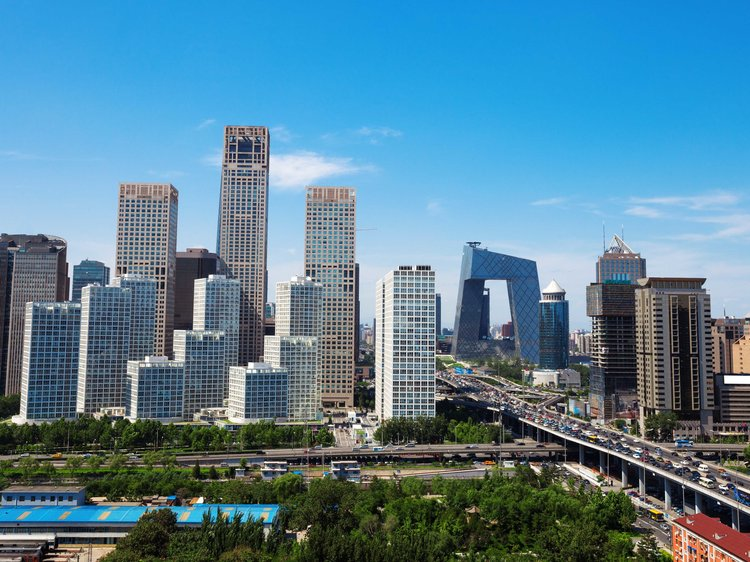
#> input picture taller2/build.jpg, 750 x 562 px
$ python punto2.py   (older library calls are emulated)
#> lines starting #> are read from the running program, lines starting #| are printed output that depends on the picture
### taller2/funciones.py
# -*- coding: utf-8 -*-
"""
Created on Tue Aug 28 16:39:39 2018

@author: Manuel Andres Sanchez Muñoz

Funciones

"""
import numpy as np
import scipy.signal as sg
import math

# [94 lines left out: functions my_gamma, grayWhite, grayBlack, my_hist, my_equal, rgb2ycbcr and 6 more, not called in this run]

def my_gradient(im):
    mask_dx = np.array([(-1,-2,-1),(0,0,0),(1,2,1)])
    mask_dy = np.array([(-1,0,1),(-2,0,2),(-1,0,1)])
    Im_dx = sg.convolve2d(im,mask_dx)
    Im_dy = sg.convolve2d(im,mask_dy)
    Im_grad = np.abs(Im_dx)+np.abs(Im_dy)
    return (Im_grad, Im_dy, Im_dx)

def my_laplace_4_vecinos(im):
    mask_dx = np.array([(0,-1,0),(-1,5,-1),(0,-1,0)])
    Im_dx = sg.convolve2d(im,mask_dx)
    imageReturn = np.uint8(255*Im_dx/Im_dx.max())
    return (imageReturn)

def my_laplace_8_vecinos(im):
    mask_dx = np.array([(-1,-1,-1),(-1,9,-1),(-1,-1,-1)])
    Im_dx = sg.convolve2d(im,mask_dx)
    imageReturn = np.uint8(255*Im_dx/Im_dx.max())
    return (imageReturn)

def my_rgb2cmy(im):
    CMY = 255-im
    return CMY

def my_cmy2rgb(im):
    RGB = 255-im
    return RGB

# [71 lines left out: functions my_mseRGB, my_threshold, rgb2hsi, hsi2rgb, not called in this run]


### taller2/punto2.py
# -*- coding: utf-8 -*-
"""
Created on Sun Sep 23 16:17:12 2018

@author: Manuel Andres Sanchez Muñoz

Punto 2

A. En la imagen build.jpg, calcule las diferencias parciales usando filtros
Sobel. Luego, calcule el gradiente y Laplaciano. Incluir en el informe:

(i) las imágenes
(ii) analizar las diferencias en los resultados.
"""

import numpy as np
from PIL import Image
import matplotlib.pyplot as plt
import funciones as fun

Im_g = Image.open('build.jpg').convert('L')
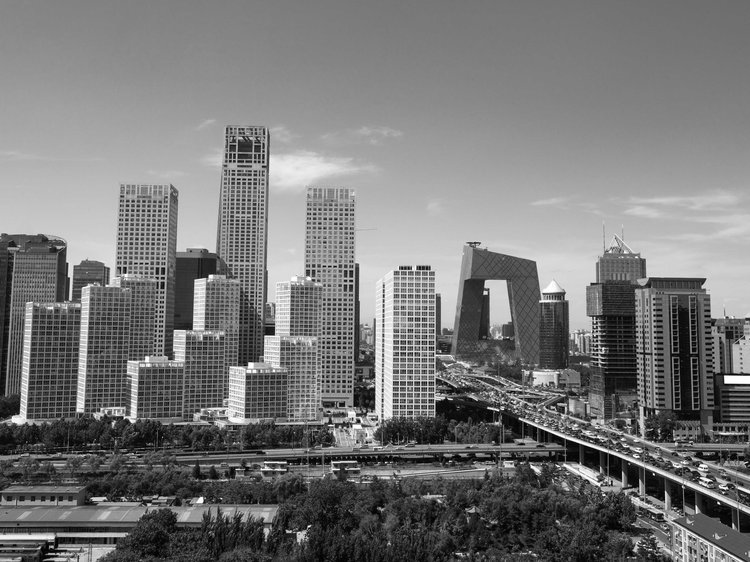
#> Im_g: PIL image 750x562 L; min 0, max 255, mean 119.9
Im_ga = np.array(Im_g)
plt.gray()
plt.imshow(Im_ga)
plt.title("Imagen Original")

[Ig, Ix, Iy] = fun.my_gradient(Im_ga)
#> in my_gradient, `Im_dy = sg.convolve2d(im,mask_dy)`:
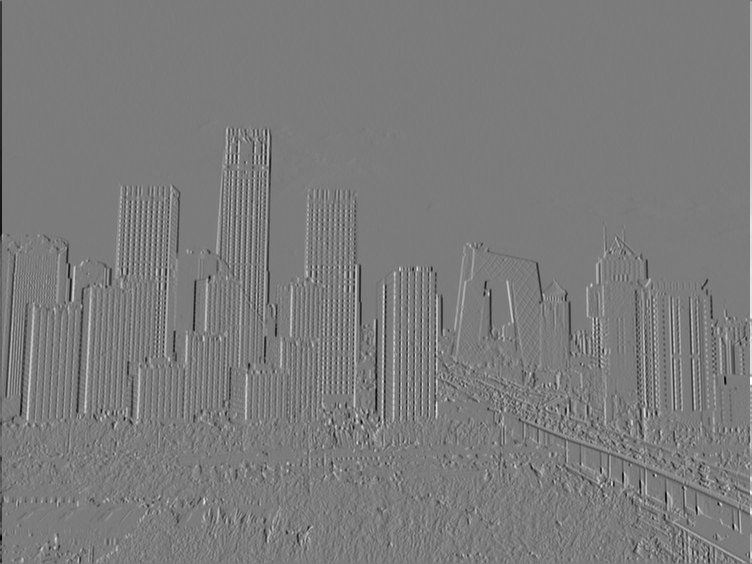
#> Im_dy: shape (564, 752) int64; min -960, max 1016, mean 0; drawn with min black and max white
#> in my_gradient, `Im_grad = np.abs(Im_dx)+np.abs(Im_dy)`:
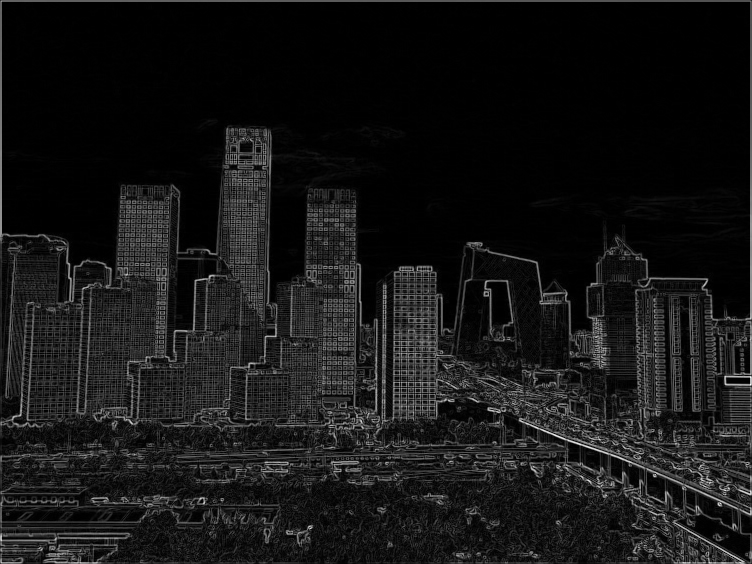
#> Im_grad: shape (564, 752) int64; min 0, max 1382, mean 122.1; drawn with min black and max white
plt.figure()
plt.gray()
plt.imshow(Ig)
plt.title("Gradiente")

Im_g = Image.open('moon.jpg').convert('L')
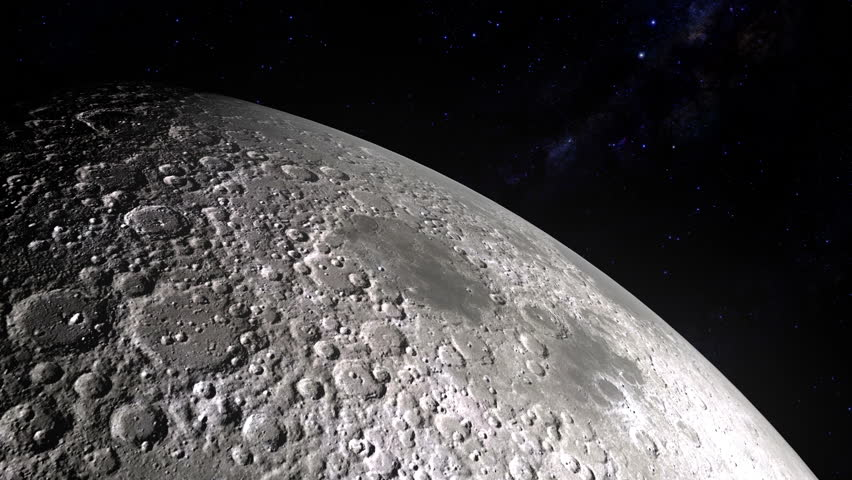
#> input picture taller2/moon.jpg, 852 x 480 px
#> Im_g: PIL image 852x480 L
Im_ga = np.array(Im_g)
plt.figure()
plt.gray()
plt.imshow(Im_ga)
plt.title("Imagen en escala de grises")

Imla4vec = fun.my_laplace_4_vecinos(Im_ga)
#> in my_laplace_4_vecinos, `Im_dx = sg.convolve2d(im,mask_dx)`:
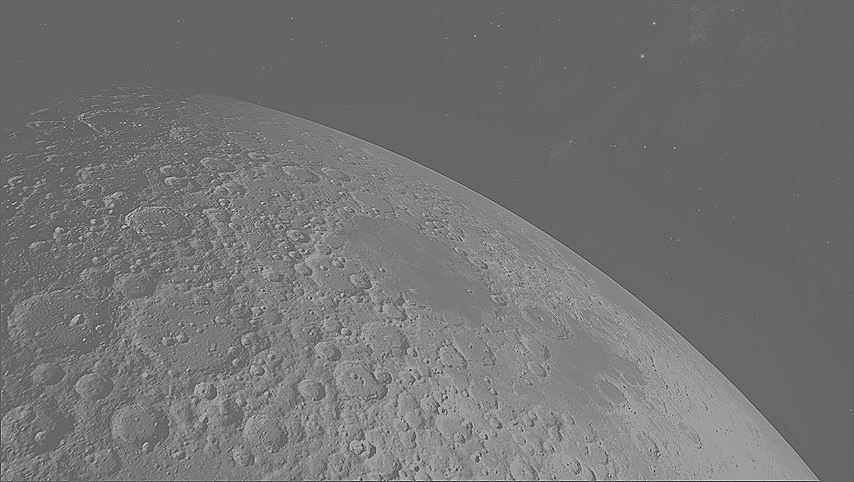
#> Im_dx: shape (482, 854) int64; min -456, max 696, mean 68; drawn with min black and max white
#> in my_laplace_4_vecinos, `imageReturn = np.uint8(255*Im_dx/Im_dx.max())`:
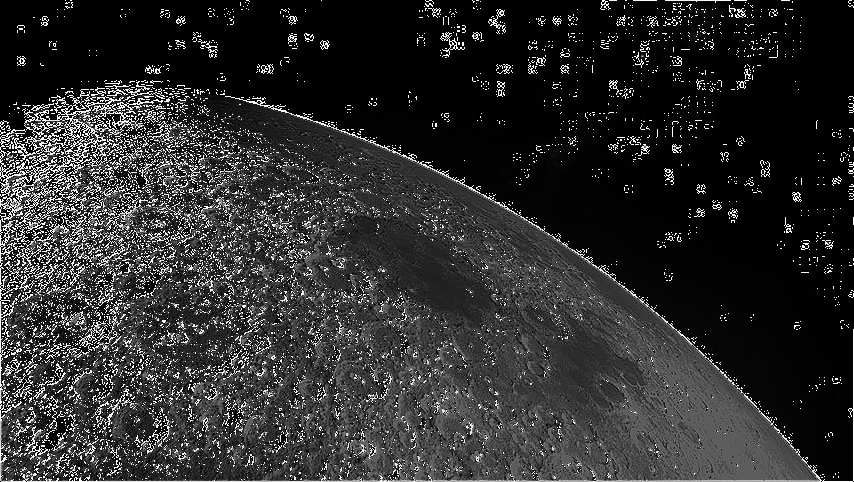
#> imageReturn: shape (482, 854); min 0, max 255, mean 45.8
Im_lap_mos4vec = np.uint8(Imla4vec)
plt.figure()
plt.gray()
plt.imshow(Im_lap_mos4vec)
plt.title("Filtro Laplaciano con 4 vecinos")

Imla8vec = fun.my_laplace_8_vecinos(Im_ga)
#> in my_laplace_8_vecinos, `imageReturn = np.uint8(255*Im_dx/Im_dx.max())`:
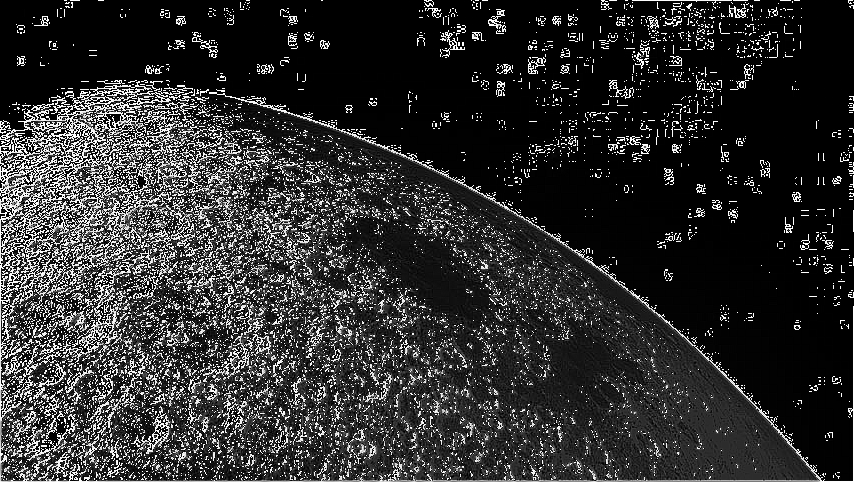
#> imageReturn: shape (482, 854); min 0, max 255, mean 47.1
Im_lap_mos8vec = np.uint8(Imla8vec)
plt.figure()
plt.gray()
plt.imshow(Im_lap_mos8vec)
plt.title("Filtro Laplaciano con 8 vecinos")
